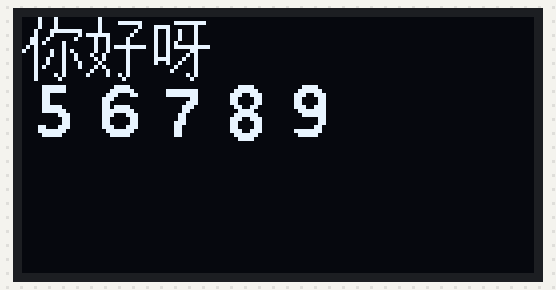
The program below on a simulated ESP32 board running MicroPython. Shown: 128×64 one-colour display. The interpreter's speed is modelled, so counts of loop turns are approximate; library files of the repository ran but are not shown: ssd1306.py. At 0.1 s the program stops and its outputs stay as they are.

Above: at 0.2 s.

The program:

oled_8x8__.py
```python
from machine import Pin, SoftI2C  #从机器导入GPIO模块和软件I2C模块
import ssd1306                    #导入之前已经上传的ssd1306.py库
from time import sleep

# ESP32 Pin assignment
i2c = SoftI2C(scl=Pin(22), sda=Pin(21))

# ESP8266 Pin assignment
#i2c = SoftI2C(scl=Pin(5), sda=Pin(4))

oled_width = 128
oled_height = 64
oled = ssd1306.SSD1306_I2C(oled_width, oled_height, i2c)

oled.text_16X16('56789',0,16)
oled.chinese('你好呀',0,0)
oled.show()
```
